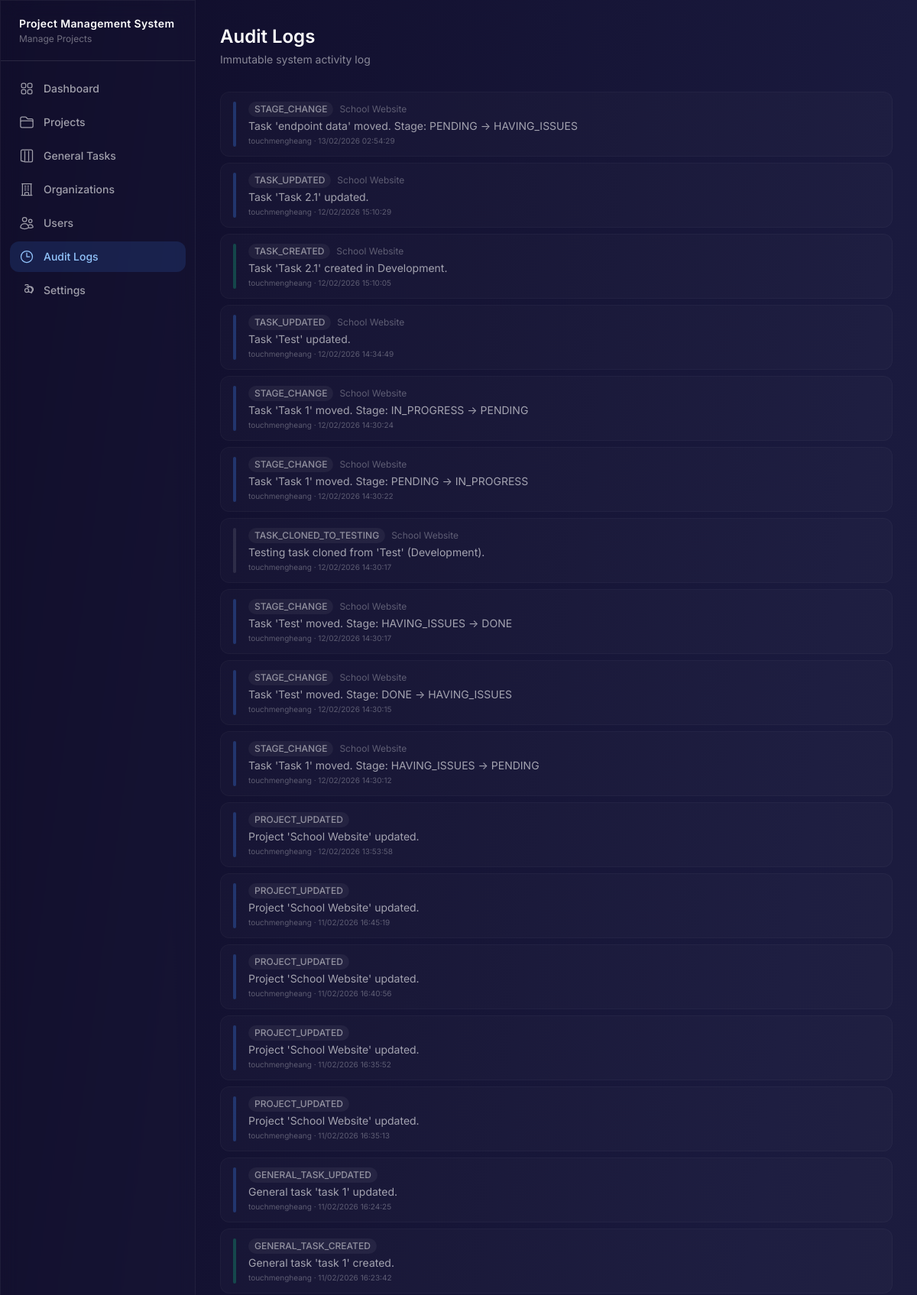
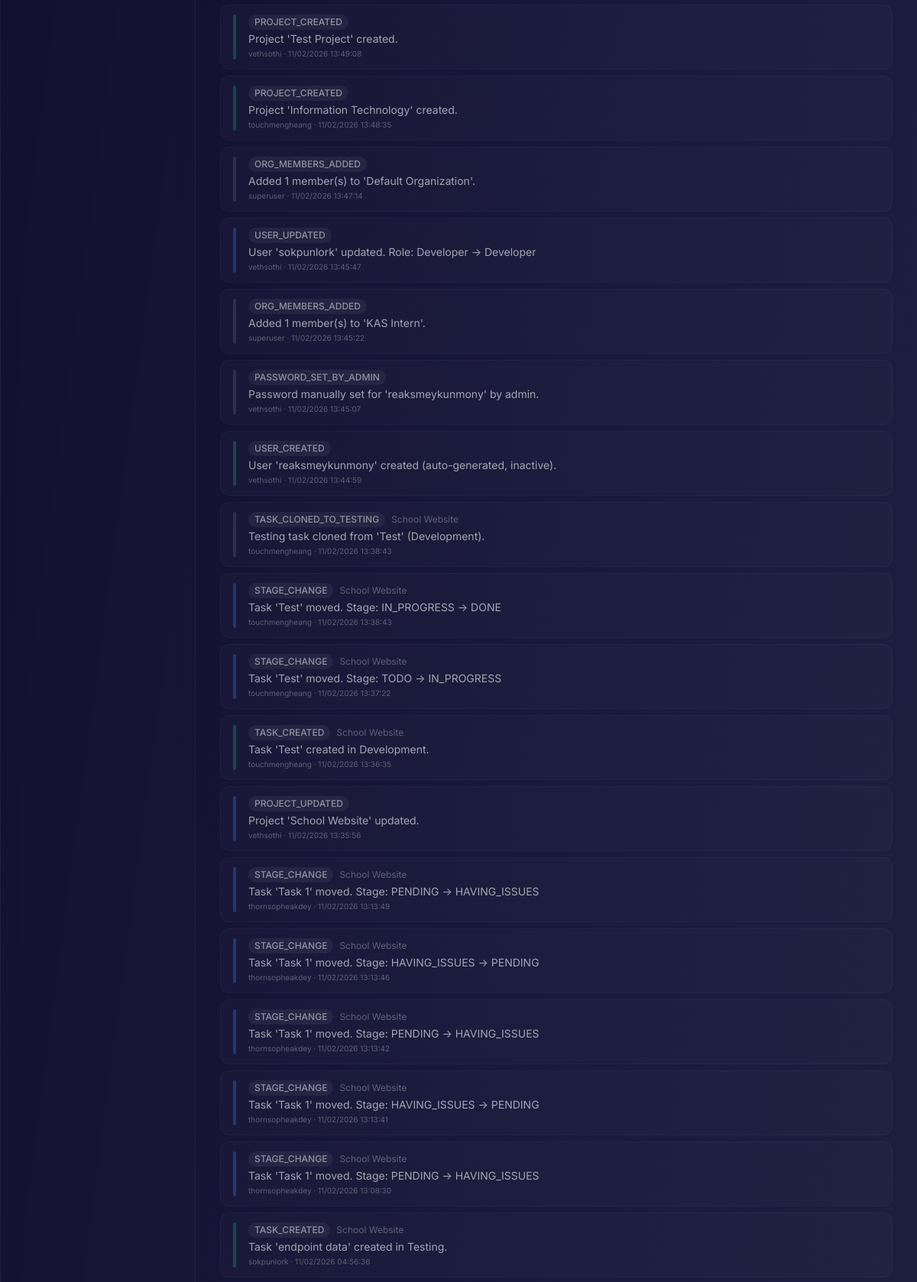
/logs/ (signed in, upper part), run on the app's committed database (2 pictures, top to bottom).
### logs/models.py (models this page shows, shortened)
class AuditLog(models.Model):
    actor = models.ForeignKey(
        settings.AUTH_USER_MODEL,
        on_delete=models.SET_NULL,
        null=True,
        related_name="audit_logs",
    )
    action = models.CharField(max_length=50)
    target_type = models.CharField(max_length=50, blank=True)
    target_id = models.PositiveIntegerField(null=True, blank=True)
    detail = models.TextField(blank=True)
    project = models.ForeignKey(
        "projects.Project",
        on_delete=models.SET_NULL,
        null=True,
        blank=True,
        related_name="audit_logs",
    )
    timestamp = models.DateTimeField(auto_now_add=True)
    class Meta:
        ordering = ["-timestamp"]

### projects/models.py (models this page shows, shortened)
class Project(models.Model):
    name = models.CharField(max_length=200)
    description = models.TextField(blank=True)
    organization = models.ForeignKey(
        "organizations.Organization",
        on_delete=models.CASCADE,
        related_name="projects",
    )
    planned_start_date = models.DateField(null=True, blank=True, help_text="Planned project start date")
    planned_end_date = models.DateField(null=True, blank=True, help_text="Planned project completion date")
    created_by = models.ForeignKey(
        settings.AUTH_USER_MODEL,
        on_delete=models.SET_NULL,
        null=True,
        related_name="created_projects",
    )
    members = models.ManyToManyField(
        settings.AUTH_USER_MODEL, blank=True, related_name="member_projects",
        help_text="Full access: can edit tasks, move between stages, create tasks."
    )
    commenters = models.ManyToManyField(
        settings.AUTH_USER_MODEL,
        blank=True,
        related_name="commenter_projects",
        help_text="Can view all tasks and add comments/notes to project and tasks.",
    )
    viewers = models.ManyToManyField(
        settings.AUTH_USER_MODEL,
        blank=True,
        related_name="viewer_projects",
        help_text="Read-only access to view all project information.",
    )
    created_at = models.DateTimeField(auto_now_add=True)
    updated_at = models.DateTimeField(auto_now=True)
    class Meta:
        ordering = ["-created_at"]
        unique_together = ["organization", "name"]
    def __str__(self):
        return self.name

### accounts/models.py (models this page shows, shortened)
class User(AbstractUser):
    role = models.ForeignKey(
        Role, on_delete=models.SET_NULL, null=True, blank=True, related_name="users"
    )
    admin_organization = models.ForeignKey(
        "organizations.Organization",
        on_delete=models.SET_NULL,
        null=True,
        blank=True,
        related_name="administrators",
        help_text="Organization this user administrates (only for Administrator role).",
    )
    is_auto_generated = models.BooleanField(
        default=False,
        help_text="Auto-generated accounts are inactive until password reset.",
    )
    perm_create_users = models.BooleanField(null=True, blank=True)
    perm_manage_projects = models.BooleanField(null=True, blank=True)
    perm_manage_tasks = models.BooleanField(null=True, blank=True)
    perm_move_task_stages = models.BooleanField(null=True, blank=True)
    perm_move_task_categories = models.BooleanField(null=True, blank=True)
    perm_reject_testing = models.BooleanField(null=True, blank=True)
    perm_add_project_notes = models.BooleanField(null=True, blank=True)
    perm_view_assigned_only = models.BooleanField(null=True, blank=True)
    perm_manage_organizations = models.BooleanField(null=True, blank=True)
    class Meta:
        ordering = ["username"]
    def is_system_admin(self):
        return self.role and self.role.name == Role.SYSTEM_ADMINISTRATOR

### logs/views.py (the view)
# urls.py: path("", views.audit_log_list, name="audit_log_list"),
@login_required
def audit_log_list(request):
    if not request.user.is_system_admin():
        from django.contrib import messages
        messages.error(request, "Permission denied.")
        from django.shortcuts import redirect
        return redirect("dashboard")
    logs = AuditLog.objects.select_related("actor", "project").all()[:200]
    return render(request, "logs/audit_log_list.html", {"logs": logs})

### accounts/models.py (called while the page is built)
    def __str__(self):
        return self.get_name_display()

### templates/logs/audit_log_list.html (shortened to what this page needs)
{% extends "base.html" %}
{% block content %}
<div class="mb-6 sm:mb-8">
    <h1 class="text-xl sm:text-2xl font-semibold text-white">Audit Logs</h1>
    <p class="text-white/50 text-xs sm:text-sm mt-1">Immutable system activity log</p>
</div>
<div class="space-y-1 sm:space-y-2">
    {% for log in logs %}
    <div class="flex gap-2 sm:gap-4 px-3 sm:px-4 py-2.5 sm:py-3 rounded-lg sm:rounded-xl bg-white/[0.02] border border-white/[0.03] hover:bg-white/[0.04] transition-all">
        <div class="w-1 rounded-full flex-shrink-0
            {% if 'CREATED' in log.action %}bg-emerald-500/30
            {% elif 'REJECT' in log.action %}bg-red-500/30
            {% elif 'CHANGE' in log.action or 'UPDATED' in log.action %}bg-blue-500/30
            {% elif 'DELETED' in log.action %}bg-red-500/30
            {% elif 'DONE' in log.action %}bg-emerald-500/30
            {% else %}bg-white/10{% endif %}">
        </div>
        <div class="flex-1 min-w-0">
            <div class="flex flex-wrap items-center gap-2 mb-0.5">
                <span class="text-xs font-medium px-2 py-0.5 rounded-full bg-white/5 text-white/50 whitespace-nowrap">{{ log.action }}</span>
                {% if log.project %}
                <span class="text-xs text-white/30 truncate">{{ log.project }}</span>
                {% endif %}
            </div>
            <p class="text-sm text-white/60 line-clamp-2 sm:line-clamp-none">{{ log.detail }}</p>
            <p class="text-[10px] text-white/30 mt-0.5 truncate">
                {{ log.actor.username|default:"System" }} · {{ log.timestamp|date:"d/m/Y H:i:s" }}
            </p>
        </div>
    </div>
    {% empty %}
    <p class="text-center text-white/40 py-8 sm:py-12">No logs yet.</p>
    {% endfor %}
</div>
{% endblock %}

### static/css/style.css (style rules this page uses)
body { font-family: 'Inter', system-ui, -apple-system, sans-serif; overscroll-behavior: none; }
* { transition-property: background-color, border-color, opacity; transition-duration: 150ms; }

### data on the page
AuditLog: action "STAGE_CHANGE", project "School Website", detail "Task 'endpoint data' moved. Stage: PENDING → HAVING_ISSUES", actor.username "touchmengheang", timestamp "13/02/2026 02:54:29"
AuditLog: action "TASK_UPDATED", project "School Website", detail "Task 'Task 2.1' updated.", actor.username "touchmengheang", timestamp "12/02/2026 15:10:29"
AuditLog: action "TASK_CREATED", project "School Website", detail "Task 'Task 2.1' created in Development.", actor.username "touchmengheang", timestamp "12/02/2026 15:10:05"
AuditLog: action "TASK_UPDATED", project "School Website", detail "Task 'Test' updated.", actor.username "touchmengheang", timestamp "12/02/2026 14:34:49"
AuditLog: action "STAGE_CHANGE", project "School Website", detail "Task 'Task 1' moved. Stage: IN_PROGRESS → PENDING", actor.username "touchmengheang", timestamp "12/02/2026 14:30:24"
AuditLog: action "STAGE_CHANGE", project "School Website", detail "Task 'Task 1' moved. Stage: PENDING → IN_PROGRESS", actor.username "touchmengheang", timestamp "12/02/2026 14:30:22"
AuditLog: action "TASK_CLONED_TO_TESTING", project "School Website", detail "Testing task cloned from 'Test' (Development).", actor.username "touchmengheang", timestamp "12/02/2026 14:30:17"
AuditLog: action "STAGE_CHANGE", project "School Website", detail "Task 'Test' moved. Stage: HAVING_ISSUES → DONE", actor.username "touchmengheang", timestamp "12/02/2026 14:30:17"
AuditLog: action "STAGE_CHANGE", project "School Website", detail "Task 'Test' moved. Stage: DONE → HAVING_ISSUES", actor.username "touchmengheang", timestamp "12/02/2026 14:30:15"
AuditLog: action "STAGE_CHANGE", project "School Website", detail "Task 'Task 1' moved. Stage: HAVING_ISSUES → PENDING", actor.username "touchmengheang", timestamp "12/02/2026 14:30:12"
AuditLog: action "PROJECT_UPDATED", detail "Project 'School Website' updated.", actor.username "touchmengheang", timestamp "12/02/2026 13:53:58"
AuditLog: action "PROJECT_UPDATED", detail "Project 'School Website' updated.", actor.username "touchmengheang", timestamp "11/02/2026 16:45:19"
AuditLog: action "PROJECT_UPDATED", detail "Project 'School Website' updated.", actor.username "touchmengheang", timestamp "11/02/2026 16:40:56"
AuditLog: action "PROJECT_UPDATED", detail "Project 'School Website' updated.", actor.username "touchmengheang", timestamp "11/02/2026 16:35:52"
AuditLog: action "PROJECT_UPDATED", detail "Project 'School Website' updated.", actor.username "touchmengheang", timestamp "11/02/2026 16:35:13"
AuditLog: action "GENERAL_TASK_UPDATED", detail "General task 'task 1' updated.", actor.username "touchmengheang", timestamp "11/02/2026 16:24:25"
AuditLog: action "GENERAL_TASK_CREATED", detail "General task 'task 1' created.", actor.username "touchmengheang", timestamp "11/02/2026 16:23:42"
AuditLog: action "PROJECT_CREATED", detail "Project 'Test Project' created.", actor.username "vethsothi", timestamp "11/02/2026 13:49:08"
AuditLog: action "PROJECT_CREATED", detail "Project 'Information Technology' created.", actor.username "touchmengheang", timestamp "11/02/2026 13:48:35"
AuditLog: action "ORG_MEMBERS_ADDED", detail "Added 1 member(s) to 'Default Organization'.", actor.username "superuser", timestamp "11/02/2026 13:47:14"
AuditLog: action "USER_UPDATED", detail "User 'sokpunlork' updated. Role: Developer → Developer", actor.username "vethsothi", timestamp "11/02/2026 13:45:47"
AuditLog: action "ORG_MEMBERS_ADDED", detail "Added 1 member(s) to 'KAS Intern'.", actor.username "superuser", timestamp "11/02/2026 13:45:22"
AuditLog: action "PASSWORD_SET_BY_ADMIN", detail "Password manually set for 'reaksmeykunmony' by admin.", actor.username "vethsothi", timestamp "11/02/2026 13:45:07"
AuditLog: action "USER_CREATED", detail "User 'reaksmeykunmony' created (auto-generated, inactive).", actor.username "vethsothi", timestamp "11/02/2026 13:44:59"
AuditLog: action "TASK_CLONED_TO_TESTING", project "School Website", detail "Testing task cloned from 'Test' (Development).", actor.username "touchmengheang", timestamp "11/02/2026 13:38:43"
AuditLog: action "STAGE_CHANGE", project "School Website", detail "Task 'Test' moved. Stage: IN_PROGRESS → DONE", actor.username "touchmengheang", timestamp "11/02/2026 13:38:43"
AuditLog: action "STAGE_CHANGE", project "School Website", detail "Task 'Test' moved. Stage: TODO → IN_PROGRESS", actor.username "touchmengheang", timestamp "11/02/2026 13:37:22"
AuditLog: action "TASK_CREATED", project "School Website", detail "Task 'Test' created in Development.", actor.username "touchmengheang", timestamp "11/02/2026 13:36:35"
AuditLog: action "PROJECT_UPDATED", detail "Project 'School Website' updated.", actor.username "vethsothi", timestamp "11/02/2026 13:35:56"
AuditLog: action "STAGE_CHANGE", project "School Website", detail "Task 'Task 1' moved. Stage: PENDING → HAVING_ISSUES", actor.username "thornsopheakdey", timestamp "11/02/2026 13:13:49"
AuditLog: action "STAGE_CHANGE", project "School Website", detail "Task 'Task 1' moved. Stage: HAVING_ISSUES → PENDING", actor.username "thornsopheakdey", timestamp "11/02/2026 13:13:46"
AuditLog: action "STAGE_CHANGE", project "School Website", detail "Task 'Task 1' moved. Stage: PENDING → HAVING_ISSUES", actor.username "thornsopheakdey", timestamp "11/02/2026 13:13:42"
AuditLog: action "STAGE_CHANGE", project "School Website", detail "Task 'Task 1' moved. Stage: HAVING_ISSUES → PENDING", actor.username "thornsopheakdey", timestamp "11/02/2026 13:13:41"
AuditLog: action "STAGE_CHANGE", project "School Website", detail "Task 'Task 1' moved. Stage: PENDING → HAVING_ISSUES", actor.username "thornsopheakdey", timestamp "11/02/2026 13:08:30"
AuditLog: action "TASK_CREATED", project "School Website", detail "Task 'endpoint data' created in Testing.", actor.username "sokpunlork", timestamp "11/02/2026 04:56:36"
